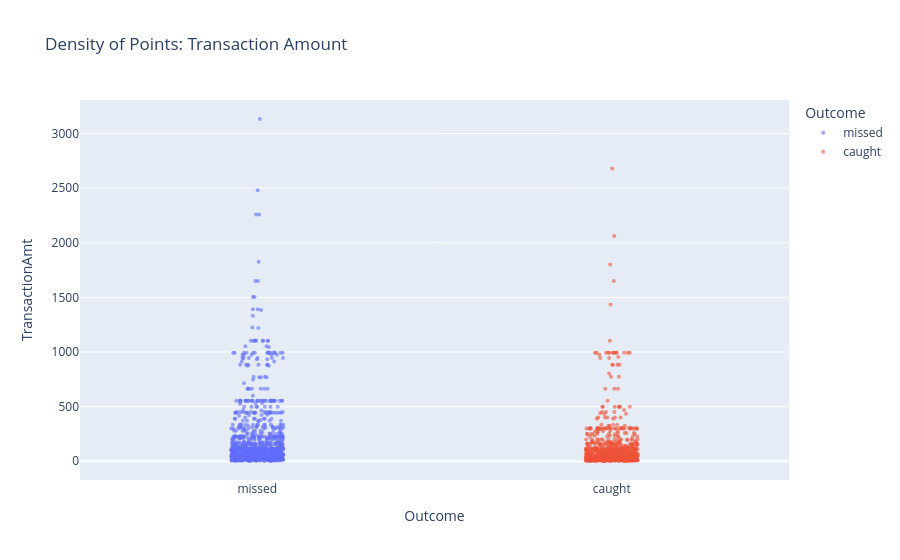
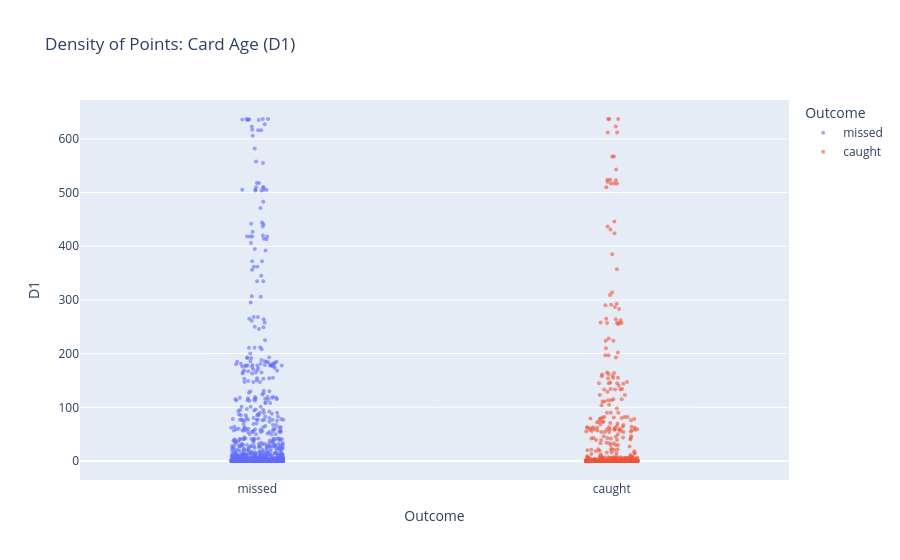
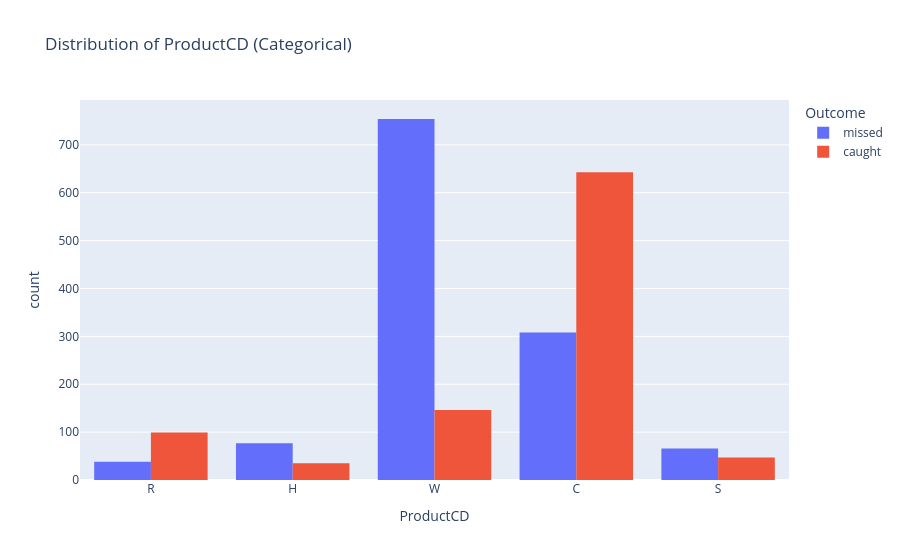

The notebook cell saved with these charts, in order:
### Code cell
import plotly.express as px
import polars as pl

# Combine raw data for missed and caught transactions to plot the actual points
plot_df = pl.concat([
    missed.select(["TransactionAmt", "D1", "ProductCD"]).with_columns(Outcome=pl.lit("missed")),
    caught.select(["TransactionAmt", "D1", "ProductCD"]).with_columns(Outcome=pl.lit("caught"))
]).to_pandas()

# 1. Scatter/Strip plot for TransactionAmt
fig1 = px.strip(plot_df, x='Outcome', y='TransactionAmt', color='Outcome', 
                title='Density of Points: Transaction Amount', stripmode='overlay')
fig1.update_traces(marker={"size": 4, "opacity": 0.6})
fig1.show()

# 2. Scatter/Strip plot for Card Age (D1)
fig2 = px.strip(plot_df, x='Outcome', y='D1', color='Outcome', 
                title='Density of Points: Card Age (D1)', stripmode='overlay')
fig2.update_traces(marker={"size": 4, "opacity": 0.6})
fig2.show()

# 3. For the categorical ProductCD, a histogram shows density best, 
# but we can also use strip to show individual dots if preferred.
fig3 = px.histogram(plot_df, x='ProductCD', color='Outcome', barmode='group',
                    title='Distribution of ProductCD (Categorical)')
fig3.show()

### Figure 1 — Plotly figure (JSON) as saved in the notebook; plotly's stock layout.template omitted (floating-point values rounded to 4 significant figures; data arrays with more than 128 entries replaced by an {"elided": "..."} marker saying what was removed)
{"data": [{"alignmentgroup": "True", "boxpoints": "all", "fillcolor": "rgba(255,255,255,0)", "hoveron": "points", "hovertemplate": "Outcome=%{x}<br>TransactionAmt=%{y}<extra></extra>", "legendgroup": "missed", "line": {"color": "rgba(255,255,255,0)"}, "marker": {"color": "#636efa", "opacity": 0.6, "size": 4}, "name": "missed", "offsetgroup": "missed", "orientation": "v", "pointpos": 0, "showlegend": true, "type": "box", "x": {"elided": "1243 str values"}, "x0": " ", "xaxis": "x", "y": {"elided": "1243 float values"}, "y0": " ", "yaxis": "y"}, {"alignmentgroup": "True", "boxpoints": "all", "fillcolor": "rgba(255,255,255,0)", "hoveron": "points", "hovertemplate": "Outcome=%{x}<br>TransactionAmt=%{y}<extra></extra>", "legendgroup": "caught", "line": {"color": "rgba(255,255,255,0)"}, "marker": {"color": "#EF553B", "opacity": 0.6, "size": 4}, "name": "caught", "offsetgroup": "caught", "orientation": "v", "pointpos": 0, "showlegend": true, "type": "box", "x": {"elided": "970 str values"}, "x0": " ", "xaxis": "x", "y": {"elided": "970 float values"}, "y0": " ", "yaxis": "y"}], "layout": {"boxmode": "overlay", "legend": {"title": {"text": "Outcome"}, "tracegroupgap": 0}, "title": {"text": "Density of Points: Transaction Amount"}, "xaxis": {"anchor": "y", "categoryarray": ["missed", "caught"], "categoryorder": "array", "domain": [0.0, 1.0], "title": {"text": "Outcome"}}, "yaxis": {"anchor": "x", "domain": [0.0, 1.0], "title": {"text": "TransactionAmt"}}}}

### Figure 2 — Plotly figure (JSON) as saved in the notebook; plotly's stock layout.template omitted (floating-point values rounded to 4 significant figures; data arrays with more than 128 entries replaced by an {"elided": "..."} marker saying what was removed)
{"data": [{"alignmentgroup": "True", "boxpoints": "all", "fillcolor": "rgba(255,255,255,0)", "hoveron": "points", "hovertemplate": "Outcome=%{x}<br>D1=%{y}<extra></extra>", "legendgroup": "missed", "line": {"color": "rgba(255,255,255,0)"}, "marker": {"color": "#636efa", "opacity": 0.6, "size": 4}, "name": "missed", "offsetgroup": "missed", "orientation": "v", "pointpos": 0, "showlegend": true, "type": "box", "x": {"elided": "1243 str values"}, "x0": " ", "xaxis": "x", "y": {"elided": "1243 float values"}, "y0": " ", "yaxis": "y"}, {"alignmentgroup": "True", "boxpoints": "all", "fillcolor": "rgba(255,255,255,0)", "hoveron": "points", "hovertemplate": "Outcome=%{x}<br>D1=%{y}<extra></extra>", "legendgroup": "caught", "line": {"color": "rgba(255,255,255,0)"}, "marker": {"color": "#EF553B", "opacity": 0.6, "size": 4}, "name": "caught", "offsetgroup": "caught", "orientation": "v", "pointpos": 0, "showlegend": true, "type": "box", "x": {"elided": "970 str values"}, "x0": " ", "xaxis": "x", "y": {"elided": "970 float values"}, "y0": " ", "yaxis": "y"}], "layout": {"boxmode": "overlay", "legend": {"title": {"text": "Outcome"}, "tracegroupgap": 0}, "title": {"text": "Density of Points: Card Age (D1)"}, "xaxis": {"anchor": "y", "categoryarray": ["missed", "caught"], "categoryorder": "array", "domain": [0.0, 1.0], "title": {"text": "Outcome"}}, "yaxis": {"anchor": "x", "domain": [0.0, 1.0], "title": {"text": "D1"}}}}

### Figure 3 — Plotly figure (JSON) as saved in the notebook; plotly's stock layout.template omitted (floating-point values rounded to 4 significant figures; data arrays with more than 128 entries replaced by an {"elided": "..."} marker saying what was removed)
{"data": [{"alignmentgroup": "True", "bingroup": "x", "hovertemplate": "Outcome=missed<br>ProductCD=%{x}<br>count=%{y}<extra></extra>", "legendgroup": "missed", "marker": {"color": "#636efa", "pattern": {"shape": ""}}, "name": "missed", "offsetgroup": "missed", "orientation": "v", "showlegend": true, "type": "histogram", "x": {"elided": "1243 str values"}, "xaxis": "x", "yaxis": "y"}, {"alignmentgroup": "True", "bingroup": "x", "hovertemplate": "Outcome=caught<br>ProductCD=%{x}<br>count=%{y}<extra></extra>", "legendgroup": "caught", "marker": {"color": "#EF553B", "pattern": {"shape": ""}}, "name": "caught", "offsetgroup": "caught", "orientation": "v", "showlegend": true, "type": "histogram", "x": {"elided": "970 str values"}, "xaxis": "x", "yaxis": "y"}], "layout": {"barmode": "group", "legend": {"title": {"text": "Outcome"}, "tracegroupgap": 0}, "title": {"text": "Distribution of ProductCD (Categorical)"}, "xaxis": {"anchor": "y", "domain": [0.0, 1.0], "title": {"text": "ProductCD"}}, "yaxis": {"anchor": "x", "domain": [0.0, 1.0], "title": {"text": "count"}}}}
